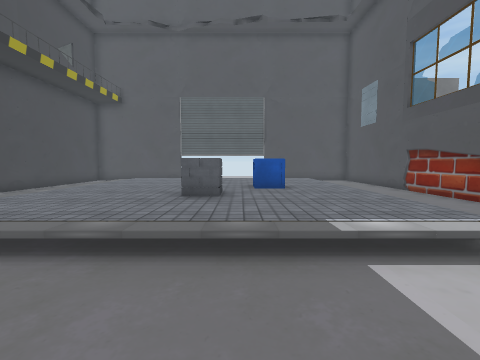
[1] (above)

15 first-person views from a walk through a scene from a Unity 3-D project. The camera is 1.2 m above the floor, tilts 4° down and sees 90° across. The floor is counted in squares, 1 m on a side. Each view is taken from the middle of a square. On the plan, view 1 faces up. The plan holds only what a view shows up to about 12 squares ahead; the rest is blank. The place goes on beyond the plan. Some surface patterns are stand-ins.

[2]
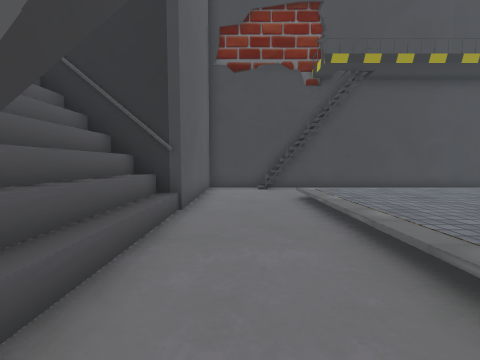

[3]
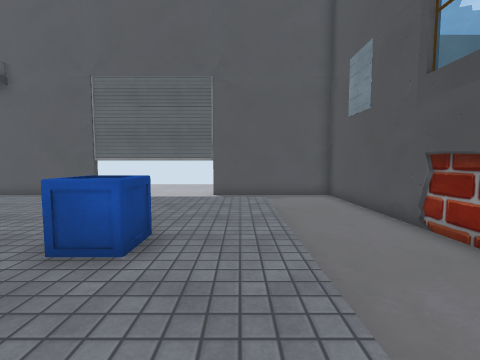

[4]
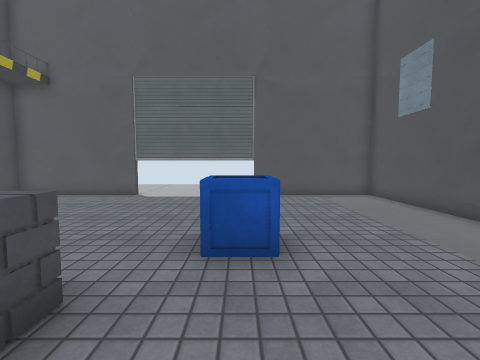

[5]
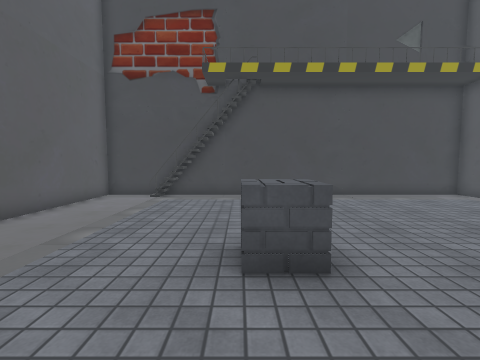

[6]
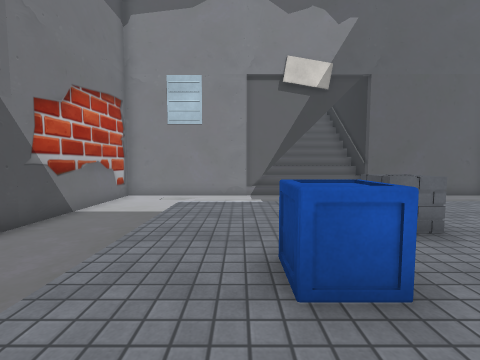

[7]
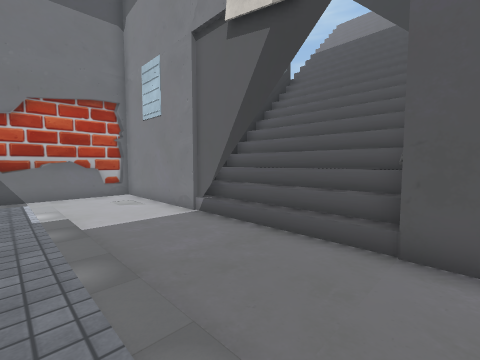

[8]
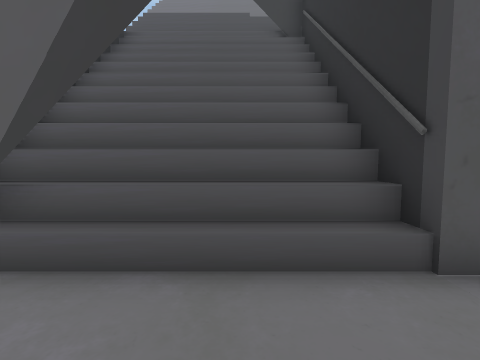

[9]
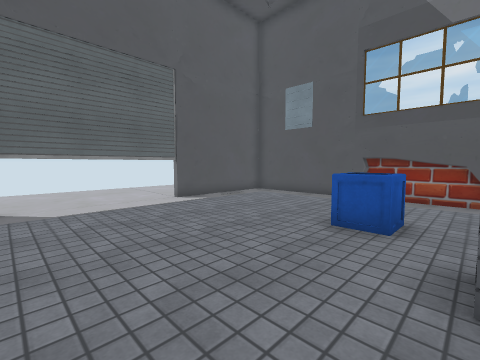

[10]
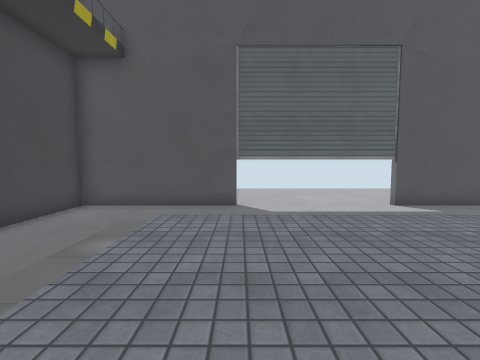

[11]
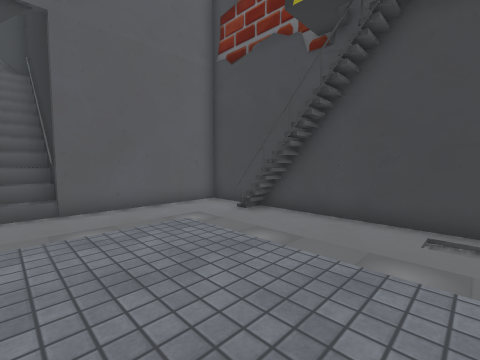

[12]
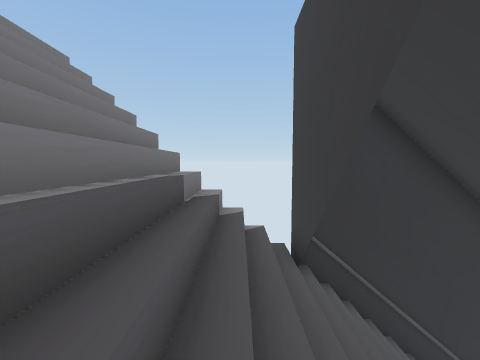

[13]
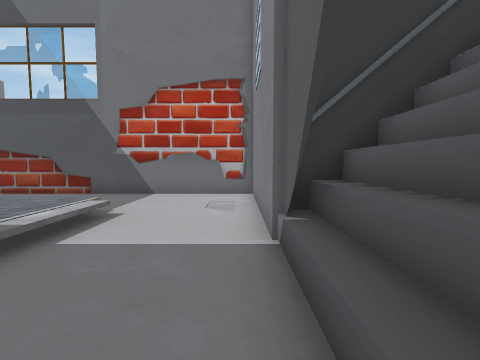

[14]
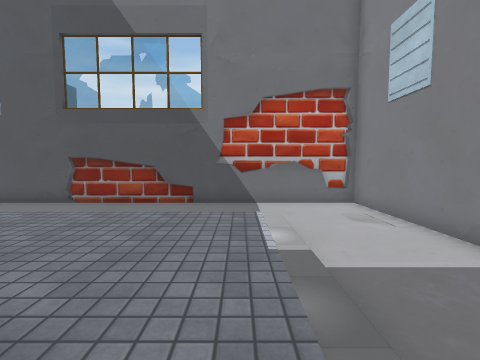

[15]
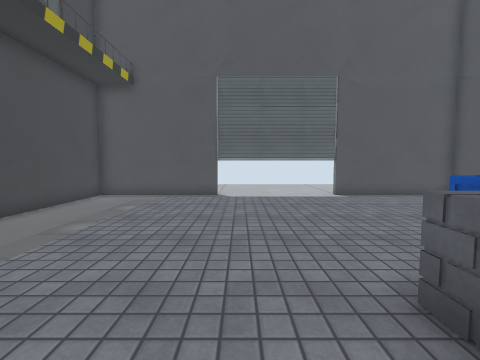

### Floor plan
Key: @ floor where view 1 was taken; # wall or solid block; x gap in a wall; . main floor; : floor 0.25 m higher than the main floor; + floor 1.5 m higher than the main floor; / step, stairs or slope; = window, fence, low wall or low ledge; O other object.
Columns run from 10 left of view 1 to 8 right of it. Each row starts with its distance up from view 1.
 17 ######x.....x######
 16 #.................#
 15 #.................#
 14 #...  .....   ....#
 13 #.../:::::::::/...#
 12 #...::::::::::/...#
 11 #...::::::::::/...#
 10 #.. ::::::::::/...#
  9 #   :::::::O::/...#
  8 #/. :::::::O::/...#
  7 #...:::::O::::/...#
  6 #.. :::::O::::/...#
  5 #.. ::::::::::/...#
  4 #.. ::::::::::/...#
  3 ##..//////////....#
  2 ##................#
  1 #.................#
  0 #.........@.......#
 -1 #######///=########
 -2       #///++#
 -3       #/////#
 -4       #/////#
 -5       #/////#
 -6       #/////#
 -7      ###/////
 -8       ///////
 -9       ///////
-10       ///////
-11       ////
-12       ///

Positions as (right, up) in squares from view 1, and headings:
1: (0, 0), facing up
2: (2, 1), facing left
3: (3, 5), facing up
4: (1, 5), facing up
5: (2, 6), facing left
6: (2, 11), facing down
7: (-5, 4), facing down-right
8: (-2, 2), facing down
9: (-4, 7), facing up-right
10: (-4, 8), facing up
11: (-3, 8), facing down-left
12: (2, -8), facing left
13: (-2, 0), facing right
14: (-2, 4), facing right
15: (-3, 5), facing up
